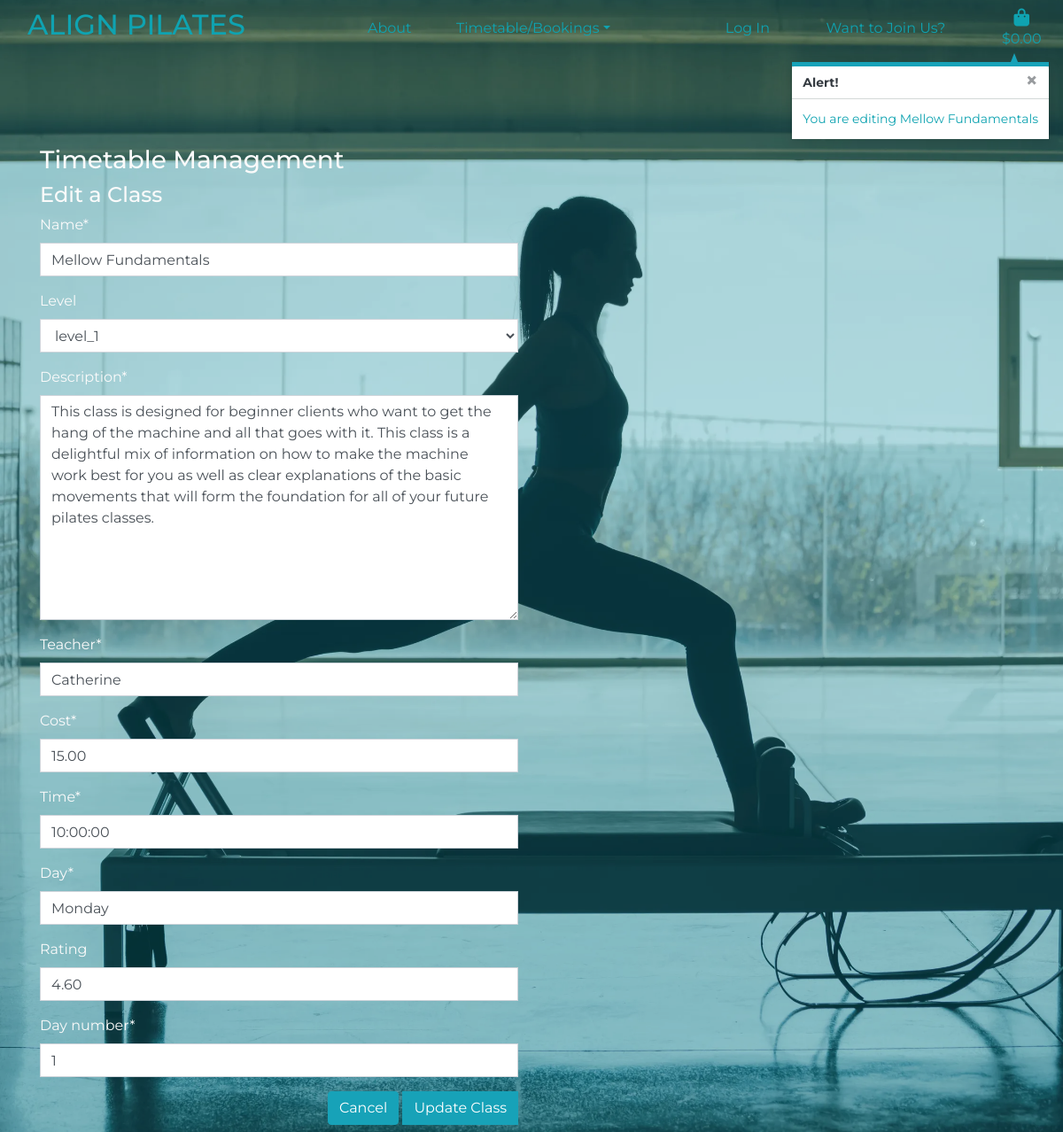
/classes/edit/1/ (signed in), run on the app's committed database.
### classes/models.py (models this page shows, shortened)
class Class_Type(models.Model):
    name = models.CharField(max_length=254)
    level = models.ForeignKey('Level', null=True, blank=True, on_delete=models.SET_NULL)
    description = models.TextField()
    teacher = models.CharField(max_length=254)
    cost = models.DecimalField(max_digits=4, decimal_places=2)
    time = models.TimeField()
    day = models.CharField(max_length=9)
    rating = models.DecimalField(max_digits=6, decimal_places=2, null=True, blank=True)
    day_number = models.IntegerField(default=1)

### classes/views.py (the view)
# urls.py: path('edit/<int:class_type_id>/', views.edit_class, name='edit_class'),
@login_required
def edit_class(request, class_type_id):
    if not request.user.is_superuser:
        messages.error(request, 'Sorry, only store owners can do that.')
        return redirect(reverse('home'))
    class_type = get_object_or_404(Class_Type, pk=class_type_id)
    if request.method == 'POST':
        form = ClassTypeForm(request.POST, request.FILES, instance=class_type)
        if form.is_valid():
            form.save()
            messages.success(request, 'Successfully updated class!')
            return redirect(reverse('class_type', args=[class_type.id]))
        else:
            messages.error(request, 'Failed to update class type. Please ensure the form is valid.')
    else:
        form = ClassTypeForm(instance=class_type)
        messages.info(request, f'You are editing {class_type.name}')
    template = 'classes/edit_class.html'
    context = {
        'form': form,
        'class_type': class_type,
    }
    return render(request, template, context)

### classes/forms.py
class ClassTypeForm(forms.ModelForm):
    class Meta:
        model = Class_Type
        fields = '__all__'
    def __init__(self, *args, **kwargs):
        super().__init__(*args, **kwargs)
        level = Level.objects.all()
        friendly_names = [(l.id, l.get_friendly_name()) for l in level]
        self.fields['level'].choices = friendly_names
        for field_name, field in self.fields.items():
            field.widget.attrs['class'] = 'border-black rounded-0'

### basket/contexts.py (called while the page is built, shortened)
def basket_contents(request):
    basket_items = []
    grand_total = 0
    class_count = 0
    cost = 15
    basket = request.session.get('basket', {})
    context = {
        'basket_items': basket_items,
        'grand_total': grand_total,
        'class_count': class_count,
    }
    return context

### classes/models.py (called while the page is built)
    def get_friendly_name(self):
        return self.friendly_name

### classes/templates/classes/edit_class.html (shortened to what this page needs)
{% extends 'base.html' %}
{% load static %}
{% block page_header %}
    <div class="container header-container">
    </div>
{% endblock %}
{% block content %}
    <div class="overlay"></div>
    <div class="container">
        <div class="row">
            <div class="col-12 col-lg-6">
                <h3>Timetable Management</h3>
                <h4>Edit a Class</h4>
            </div>
        </div>
        <div class="row">
            <div class="col-12 col-md-6">
                <form method="POST" action="{% url 'edit_class' class_type.id %}" class="form mb-2">
                    {{ form | crispy }}
                    <div class="text-right">
                        <a class="btn btn-info" href="{% url 'classes' %}">Cancel</a>
                        <button class="btn btn-info rounded-0" type="submit">Update Class</button>
                    </div>
                </form>
            </div>
        </div>
    </div>
{% endblock %}

### static/css/base.css (style rules this page uses)
html { height: 100%; }
body { background: url('/media/site-header.webp') no-repeat center center fixed; height: calc(100vh - 164px); background-size: cover; color: #fafafa; font-family: 'Montserrat'; }
.header-container { height: 164px; }
a { color: #0FA3B1; }
.overlay { height: 100%; width: 100%; top: 0; left: 0; position: fixed; background: #0FA3B1; opacity: 0.3; z-index: -1; }

### data on the page
Class_Type: name "Mellow Fundamentals", level "level_1", description "This class is designed for beginner clients who want to get the hang of the machine and all that goes with it. This class is a delightful mix of information on how to make the machine work best for you as well as clear explanations of the basic movements that will form the foundation for all of your future pilates classes.", teacher "Catherine", cost "15.00", time "10:00:00", day "Monday", rating "4.60", day_number "1"

### other printed values
{{ message }} "You are editing Mellow Fundamentals"
